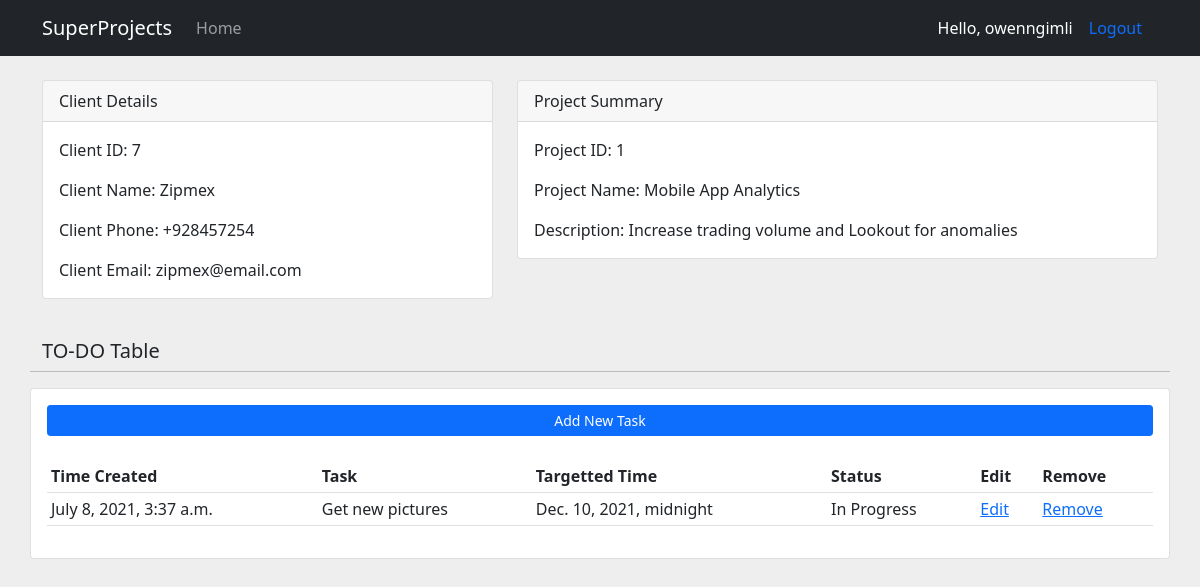
The page /details/1/ (signed in) on the database as committed earlier.
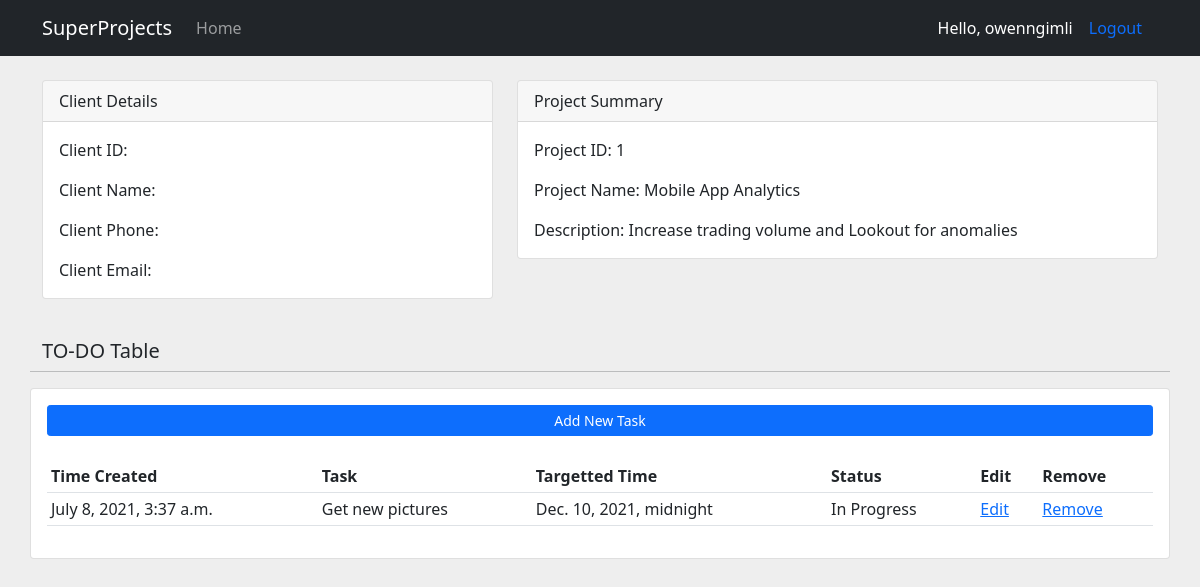
The same page on the database as committed later.
### project/models.py (models this page shows, shortened)
class Client(models.Model):
    name = models.CharField(max_length=128, null=True)
    phone = models.CharField(max_length=20, null=True, blank=True)
    email = models.CharField(max_length=50, null=True)
    date_created = models.DateTimeField(auto_now_add=True) #auto_now is for future dates (e.g. modify date)

### project/views.py (the view)
# urls.py: path('details/<str:pk_project>/', views.details, name='project'),
@login_required(login_url='login')
def details(request, pk_project):
    project = Project.objects.get(id=pk_project)
    client = project.client
    todolist = project.todolist_set.all()
    context = {
        "project": project,
        "client": client,
        "todolist": todolist
    }
    return render(request, 'project/details.html', context)

### project/templates/project/details.html
{% extends 'project/base.html' %}
{% block content %}
<br />
<div class="container">
  <div class="row">
    <div class="col-md-5">
      <div class="card mb-3">
        <div class="card-header">Client Details</div>
        <div class="card-body">
          <p class="card-text">Client ID: {{ client.id }}</p>
          <p class="card-text">Client Name: {{ client.name }}</p>
          <p class="card-text">Client Phone: {{ client.phone }}</p>
          <p class="card-text">Client Email: {{ client.email }}</p>
        </div>
      </div>
    </div>
    <div class="col-md-7">
      <div class="card mb-3">
        <div class="card-header">Project Summary</div>
        <div class="card-body">
          <p class="card-text">Project ID: {{ project.id }}</p>
          <p class="card-text">Project Name: {{ project.name }}</p>
          <p class="card-text">Description: {{ project.description }}</p>
        </div>
      </div>
    </div>
  </div>
  {% include 'project/todolist.html' %}
</div>
{% endblock %}

Rows that differ between the two databases and show on the page:
removed Client: id "7", name "Zipmex", phone "+928457254", email "zipmex@email.com"
